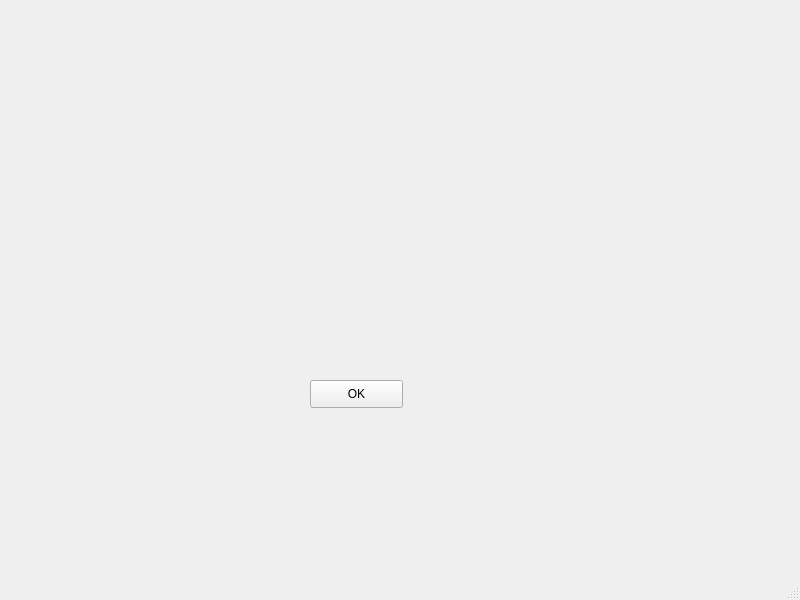
<?xml version="1.0" encoding="UTF-8"?>
<ui version="4.0">
 <class>MainWindow</class>
 <widget class="QMainWindow" name="MainWindow">
  <property name="geometry">
   <rect>
    <x>0</x>
    <y>0</y>
    <width>800</width>
    <height>600</height>
   </rect>
  </property>
  <property name="windowTitle">
   <string>MainWindow</string>
  </property>
  <widget class="QWidget" name="centralwidget">
   <widget class="QPushButton" name="pushButton">
    <property name="geometry">
     <rect>
      <x>310</x>
      <y>380</y>
      <width>93</width>
      <height>28</height>
     </rect>
    </property>
    <property name="text">
     <string>OK</string>
    </property>
   </widget>
  </widget>
  <widget class="QMenuBar" name="menubar">
   <property name="geometry">
    <rect>
     <x>0</x>
     <y>0</y>
     <width>800</width>
     <height>26</height>
    </rect>
   </property>
  </widget>
  <widget class="QStatusBar" name="statusbar"/>
 </widget>
 <resources/>
 <connections/>
</ui>
